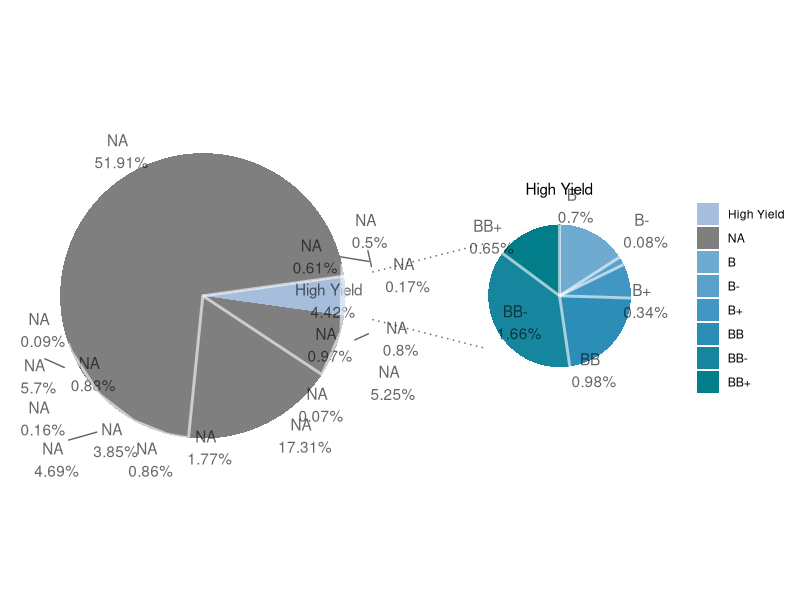

Reproduce this figure in R.
#loading packages
if(!require('ggplot2')) install.packages('ggplot2')
if(!require('ggrepel')) install.packages('ggrepel')
if(!require('grid')) install.packages('grid')
if(!require('ggthemes')) install.packages('ggthemes')
if(!require('RColorBrewer')) install.packages('RColorBrewer')

library(ggplot2)
library(ggrepel)
library(grid) 
library(ggthemes) 
library(RColorBrewer) 


dataset <- read.csv("Data - RVisual - Pie of Pie Chart.csv")

colnames(dataset) <- c("key", "value", "Class")

percenForm <- sum(grepl("%", dataset$value)) > 0
commaForm <- sum(grepl(",", dataset$value)) > 0

# check if value is in % format
if (percenForm) {
  dataset$value <- as.numeric(gsub("%", "", dataset$value))/100 
}
# check if value is in number (,) format
if (commaForm) {
  dataset$value <- as.numeric(gsub(",", "", dataset$value))
}

n <- dim(dataset)[1]

d1 <- dataset[dataset$Class == "Investment Grade", ]
d2 <- dataset[dataset$Class == "High Yield", ]

d1.key <- factor(d1$key, levels=c("High Yield", levels(d1$key)))
d1.key[length(d1.key) + 1] <- "High Yield"
d1.key[2:length(d1.key)] <- d1.key[-length(d1.key)]
d1.key[1] <- "High Yield"

#set factor order
d1.key <- factor(d1.key, levels = d1.key[1:length(d1.key)])
d1.value <- c(sum(d2$value), d1$value)
d1 <- data.frame(key = d1.key, value = d1.value)
d1$percentage <- d1$value / sum(d1$value)
d1$text <- paste(round(100 * d1$value / sum(d1$value), 2), "%", sep = "")

d1$midPercen <- cumsum(c(0, d1$percentage[-length(d1$percentage)])) +
             d1$percentage / 2
offset1 <- 1/4 - d1$midPercen[1]
d1$midPercen <- d1$midPercen + offset1


d2$percentage <- d2$value / sum(d2$value)
d2$textPercen <- d2$value / (sum(dataset$value))
d2$key <- factor(d2$key, levels = d2$key[1:length(d2$key)])
d2$text <- paste(round(100 * d2$textPercen, 2), "%", sep = "")
d2$midPercen <- cumsum(c(0, d2$percentage[-length(d2$percentage)])) +
                   d2$percentage / 2

####=========== 
#   Function
####=========== 
# offset: percentage
funcCircleCoords <- function(center.x, center.y, r = 1, npoints = ncol(plot.data), offset = 0){
  #Adapted from Joran's response to http://stackoverflow.com/questions/6862742/draw-a-circle-with-ggplot2
  tt <- seq(0,2*pi,length.out = npoints) + 2*pi*offset
  yy <- center.y + r * cos(tt)
  xx <- center.x + r * sin(tt)
  return(data.frame(x = xx, y = yy))
}

# pie chart

pie1 <- NULL
pixel <- 2^16
r1 <- 1
pie1 <- funcCircleCoords(0, 0, r1, pixel, offset1)
pie1$group <- c(rep(d1$key, pixel * d1$percentage),
                             rep(d1$key[length(d1$key)], 
                                 pixel - length(rep(d1$key, pixel * d1$percentage))))
pie1$group <- factor(pie1$group)

# index of new group
groupChangePos <- cumsum(floor(pixel * d1$percentage))
groupChangePos <- groupChangePos[-length(groupChangePos)] + 1

n1 <- dim(d1)[1]
pie1Sep <- NULL
pie1Sep <- pie1[c(1, groupChangePos+1),]
pie1SepC <- pie1Sep
pie1SepC$x <- 0
pie1SepC$y <- 0
pie1Sep <- rbind(pie1Sep, pie1SepC)

pie1$x[groupChangePos+1] <- pie1$x[groupChangePos]
pie1$y[groupChangePos+1] <- pie1$y[groupChangePos]
pie1$x[groupChangePos-2] <- pie1$x[groupChangePos]
pie1$y[groupChangePos-2] <- pie1$y[groupChangePos]
pie1$x[2] <- pie1$x[1]
pie1$y[2] <- pie1$y[1]
pie1$x[pixel-1] <- pie1$x[pixel]
pie1$y[pixel-1] <- pie1$y[pixel]

pie1$x[groupChangePos] <- 0
pie1$y[groupChangePos] <- 0
pie1$x[groupChangePos-1] <- 0
pie1$y[groupChangePos-1] <- 0
pie1$x[1] <- 0
pie1$y[1] <- 0
pie1$x[pixel] <- 0
pie1$y[pixel] <- 0

levels(pie1$group) <- levels(d1$key)

# other

pie2 <- NULL
c2 <- 2.5
r2 <- 0.5
pie2 <- funcCircleCoords(c2, 0, r2, pixel)
pie2$group <- c(rep(d2$key, pixel * d2$percentage),
                             rep(d2$key[length(d2$key)], 
                                 pixel - length(rep(d2$key, pixel * d2$percentage))))
pie2$group <- factor(pie2$group)

# index of new group
groupChangePos2 <- cumsum(floor(pixel * d2$percentage))
groupChangePos2 <- groupChangePos2[-length(groupChangePos2)] + 1

n2 <- dim(d2)[1]
pie2Sep <- NULL
pie2Sep <- pie2[c(1, groupChangePos2+1),]
pie2SepC <- pie2Sep
pie2SepC$x <- c2
pie2SepC$y <- 0
pie2Sep <- rbind(pie2Sep, pie2SepC)

pie2$x[groupChangePos2+1] <- pie2$x[groupChangePos2]
pie2$y[groupChangePos2+1] <- pie2$y[groupChangePos2]
pie2$x[groupChangePos2-2] <- pie2$x[groupChangePos2]
pie2$y[groupChangePos2-2] <- pie2$y[groupChangePos2]
pie2$x[2] <- pie2$x[1]
pie2$y[2] <- pie2$y[1]
pie2$x[pixel-1] <- pie2$x[pixel]
pie2$y[pixel-1] <- pie2$y[pixel]

pie2$x[groupChangePos2] <- c2
pie2$y[groupChangePos2] <- 0
pie2$x[groupChangePos2-1] <- c2
pie2$y[groupChangePos2-1] <- 0
pie2$x[1] <- c2
pie2$y[1] <- 0
pie2$x[pixel] <- c2
pie2$y[pixel] <- 0

levels(pie2$group) <- levels(d2$key)


x1 <- 1.2 * r1 * sin(offset1 * 2 * pi) 
y1 <- 1.2 * r1 * cos(offset1 * 2 * pi) 

x2 <- x1 + (c2 - x1) * 0.6 
y2 <- y1 + (r2 - y1) * 0.6 

l <- data.frame(x = c(x1, x2, x1, x2), y <- c(y1, y2, -y1, -y2),
                group = c(1, 1, 2, 2))
colnames(l) <- c("x", "y", "group")

blank_theme <- theme_minimal()+
  theme(
    axis.title.x = element_blank(),
    axis.title.y = element_blank(),
    panel.border = element_blank(),
    plot.title=element_blank()) +
  theme(axis.text.x=element_blank()) + 
  theme(legend.position="right") + 
  theme(panel.grid=element_blank()) +
  theme(axis.text=element_blank()) +
  theme(legend.title = element_blank()) 

ggplot() + geom_polygon(data=pie1,aes(x,y,fill = group)) +
  geom_polygon(data=pie2,aes(x,y,fill = group)) + 
  geom_text_repel(data=d1, 
                  aes(x=1.2*r1*sin(midPercen*2*pi),y=1.2*r1*cos(midPercen*2*pi), 
                      label = paste(key, "\n", text)),
                  alpha = 0.6)+
  geom_text_repel(data=d2, 
                  aes(x=c2 + 1.2*r2*sin(midPercen*2*pi),y=1.2*r2*cos(midPercen*2*pi), 
                      label = paste(key, "\n", text)),
                  alpha = 0.6)+
  geom_text(aes(x = c2, y = r2 * 1.5, label = "High Yield")) + 
  geom_line(data = l, aes(x, y, group = group),linetype="dotted",  alpha = 0.6) +
  geom_line(data = pie1Sep, aes(x, y, group = group), col = "white", alpha = 0.6, size = 1) +
  geom_line(data = pie2Sep, aes(x, y, group = group), col = "white", alpha = 0.6, size = 1) +
  coord_fixed(ratio = 1) +
  scale_fill_manual(values = colorRampPalette(c(brewer.pal(9, "PuBuGn")[4:7], brewer.pal(9, "Blues")[8:2]))(n+1)) +
  blank_theme 
